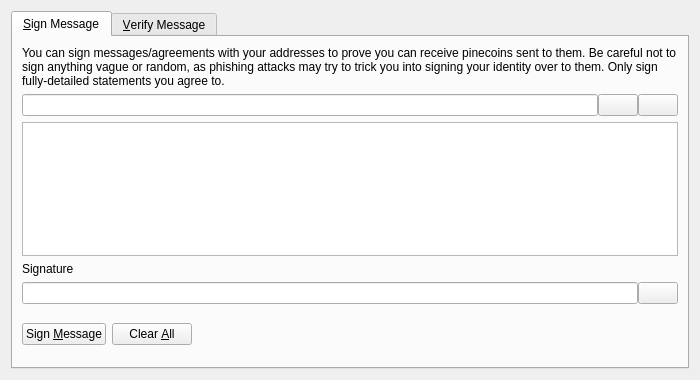
<?xml version="1.0" encoding="UTF-8"?>
<ui version="4.0">
 <class>SignVerifyMessageDialog</class>
 <widget class="QDialog" name="SignVerifyMessageDialog">
  <property name="geometry">
   <rect>
    <x>0</x>
    <y>0</y>
    <width>700</width>
    <height>380</height>
   </rect>
  </property>
  <property name="windowTitle">
   <string>Signatures - Sign / Verify a Message</string>
  </property>
  <property name="modal">
   <bool>true</bool>
  </property>
  <layout class="QVBoxLayout" name="verticalLayout">
   <item>
    <widget class="QTabWidget" name="tabWidget">
     <property name="currentIndex">
      <number>0</number>
     </property>
     <widget class="QWidget" name="tabSignMessage">
      <attribute name="title">
       <string>&amp;Sign Message</string>
      </attribute>
      <layout class="QVBoxLayout" name="verticalLayout_SM">
       <item>
        <widget class="QLabel" name="infoLabel_SM">
         <property name="text">
          <string>You can sign messages/agreements with your addresses to prove you can receive pinecoins sent to them. Be careful not to sign anything vague or random, as phishing attacks may try to trick you into signing your identity over to them. Only sign fully-detailed statements you agree to.</string>
         </property>
         <property name="textFormat">
          <enum>Qt::PlainText</enum>
         </property>
         <property name="wordWrap">
          <bool>true</bool>
         </property>
        </widget>
       </item>
       <item>
        <layout class="QHBoxLayout" name="horizontalLayout_1_SM">
         <property name="spacing">
          <number>0</number>
         </property>
         <item>
          <widget class="QValidatedLineEdit" name="addressIn_SM">
           <property name="toolTip">
            <string>The PineCoin address to sign the message with</string>
           </property>
          </widget>
         </item>
         <item>
          <widget class="QPushButton" name="addressBookButton_SM">
           <property name="toolTip">
            <string>Choose previously used address</string>
           </property>
           <property name="text">
            <string/>
           </property>
           <property name="icon">
            <iconset resource="../pinecoin.qrc">
             <normaloff>:/icons/address-book</normaloff>:/icons/address-book</iconset>
           </property>
           <property name="shortcut">
            <string>Alt+A</string>
           </property>
           <property name="autoDefault">
            <bool>false</bool>
           </property>
          </widget>
         </item>
         <item>
          <widget class="QPushButton" name="pasteButton_SM">
           <property name="toolTip">
            <string>Paste address from clipboard</string>
           </property>
           <property name="text">
            <string/>
           </property>
           <property name="icon">
            <iconset resource="../pinecoin.qrc">
             <normaloff>:/icons/editpaste</normaloff>:/icons/editpaste</iconset>
           </property>
           <property name="shortcut">
            <string>Alt+P</string>
           </property>
           <property name="autoDefault">
            <bool>false</bool>
           </property>
          </widget>
         </item>
        </layout>
       </item>
       <item>
        <widget class="QPlainTextEdit" name="messageIn_SM">
         <property name="toolTip">
          <string>Enter the message you want to sign here</string>
         </property>
        </widget>
       </item>
       <item>
        <widget class="QLabel" name="signatureLabel_SM">
         <property name="text">
          <string>Signature</string>
         </property>
         <property name="textFormat">
          <enum>Qt::PlainText</enum>
         </property>
        </widget>
       </item>
       <item>
        <layout class="QHBoxLayout" name="horizontalLayout_2_SM">
         <property name="spacing">
          <number>0</number>
         </property>
         <item>
          <widget class="QLineEdit" name="signatureOut_SM">
           <property name="font">
            <font>
             <italic>true</italic>
            </font>
           </property>
           <property name="readOnly">
            <bool>true</bool>
           </property>
          </widget>
         </item>
         <item>
          <widget class="QPushButton" name="copySignatureButton_SM">
           <property name="toolTip">
            <string>Copy the current signature to the system clipboard</string>
           </property>
           <property name="text">
            <string/>
           </property>
           <property name="icon">
            <iconset resource="../pinecoin.qrc">
             <normaloff>:/icons/editcopy</normaloff>:/icons/editcopy</iconset>
           </property>
           <property name="autoDefault">
            <bool>false</bool>
           </property>
          </widget>
         </item>
        </layout>
       </item>
       <item>
        <layout class="QHBoxLayout" name="horizontalLayout_3_SM">
         <item>
          <widget class="QPushButton" name="signMessageButton_SM">
           <property name="toolTip">
            <string>Sign the message to prove you own this PineCoin address</string>
           </property>
           <property name="text">
            <string>Sign &amp;Message</string>
           </property>
           <property name="icon">
            <iconset resource="../pinecoin.qrc">
             <normaloff>:/icons/edit</normaloff>:/icons/edit</iconset>
           </property>
           <property name="autoDefault">
            <bool>false</bool>
           </property>
          </widget>
         </item>
         <item>
          <widget class="QPushButton" name="clearButton_SM">
           <property name="toolTip">
            <string>Reset all sign message fields</string>
           </property>
           <property name="text">
            <string>Clear &amp;All</string>
           </property>
           <property name="icon">
            <iconset resource="../pinecoin.qrc">
             <normaloff>:/icons/remove</normaloff>:/icons/remove</iconset>
           </property>
           <property name="autoDefault">
            <bool>false</bool>
           </property>
          </widget>
         </item>
         <item>
          <spacer name="horizontalSpacer_1_SM">
           <property name="orientation">
            <enum>Qt::Horizontal</enum>
           </property>
           <property name="sizeHint" stdset="0">
            <size>
             <width>40</width>
             <height>48</height>
            </size>
           </property>
          </spacer>
         </item>
         <item>
          <widget class="QLabel" name="statusLabel_SM">
           <property name="font">
            <font>
             <weight>75</weight>
             <bold>true</bold>
            </font>
           </property>
           <property name="text">
            <string/>
           </property>
           <property name="wordWrap">
            <bool>true</bool>
           </property>
          </widget>
         </item>
         <item>
          <spacer name="horizontalSpacer_2_SM">
           <property name="orientation">
            <enum>Qt::Horizontal</enum>
           </property>
           <property name="sizeHint" stdset="0">
            <size>
             <width>40</width>
             <height>48</height>
            </size>
           </property>
          </spacer>
         </item>
        </layout>
       </item>
      </layout>
     </widget>
     <widget class="QWidget" name="tabVerifyMessage">
      <attribute name="title">
       <string>&amp;Verify Message</string>
      </attribute>
      <layout class="QVBoxLayout" name="verticalLayout_VM">
       <item>
        <widget class="QLabel" name="infoLabel_VM">
         <property name="text">
          <string>Enter the receiver's address, message (ensure you copy line breaks, spaces, tabs, etc. exactly) and signature below to verify the message. Be careful not to read more into the signature than what is in the signed message itself, to avoid being tricked by a man-in-the-middle attack. Note that this only proves the signing party receives with the address, it cannot prove sendership of any transaction!</string>
         </property>
         <property name="textFormat">
          <enum>Qt::PlainText</enum>
         </property>
         <property name="alignment">
          <set>Qt::AlignLeading|Qt::AlignLeft|Qt::AlignTop</set>
         </property>
         <property name="wordWrap">
          <bool>true</bool>
         </property>
        </widget>
       </item>
       <item>
        <layout class="QHBoxLayout" name="horizontalLayout_1_VM">
         <property name="spacing">
          <number>0</number>
         </property>
         <item>
          <widget class="QValidatedLineEdit" name="addressIn_VM">
           <property name="toolTip">
            <string>The PineCoin address the message was signed with</string>
           </property>
          </widget>
         </item>
         <item>
          <widget class="QPushButton" name="addressBookButton_VM">
           <property name="toolTip">
            <string>Choose previously used address</string>
           </property>
           <property name="text">
            <string/>
           </property>
           <property name="icon">
            <iconset resource="../pinecoin.qrc">
             <normaloff>:/icons/address-book</normaloff>:/icons/address-book</iconset>
           </property>
           <property name="shortcut">
            <string>Alt+A</string>
           </property>
           <property name="autoDefault">
            <bool>false</bool>
           </property>
          </widget>
         </item>
        </layout>
       </item>
       <item>
        <widget class="QPlainTextEdit" name="messageIn_VM"/>
       </item>
       <item>
        <widget class="QValidatedLineEdit" name="signatureIn_VM"/>
       </item>
       <item>
        <layout class="QHBoxLayout" name="horizontalLayout_2_VM">
         <item>
          <widget class="QPushButton" name="verifyMessageButton_VM">
           <property name="toolTip">
            <string>Verify the message to ensure it was signed with the specified PineCoin address</string>
           </property>
           <property name="text">
            <string>Verify &amp;Message</string>
           </property>
           <property name="icon">
            <iconset resource="../pinecoin.qrc">
             <normaloff>:/icons/transaction_0</normaloff>:/icons/transaction_0</iconset>
           </property>
           <property name="autoDefault">
            <bool>false</bool>
           </property>
          </widget>
         </item>
         <item>
          <widget class="QPushButton" name="clearButton_VM">
           <property name="toolTip">
            <string>Reset all verify message fields</string>
           </property>
           <property name="text">
            <string>Clear &amp;All</string>
           </property>
           <property name="icon">
            <iconset resource="../pinecoin.qrc">
             <normaloff>:/icons/remove</normaloff>:/icons/remove</iconset>
           </property>
           <property name="autoDefault">
            <bool>false</bool>
           </property>
          </widget>
         </item>
         <item>
          <spacer name="horizontalSpacer_1_VM">
           <property name="orientation">
            <enum>Qt::Horizontal</enum>
           </property>
           <property name="sizeHint" stdset="0">
            <size>
             <width>40</width>
             <height>48</height>
            </size>
           </property>
          </spacer>
         </item>
         <item>
          <widget class="QLabel" name="statusLabel_VM">
           <property name="font">
            <font>
             <weight>75</weight>
             <bold>true</bold>
            </font>
           </property>
           <property name="text">
            <string/>
           </property>
           <property name="wordWrap">
            <bool>true</bool>
           </property>
          </widget>
         </item>
         <item>
          <spacer name="horizontalSpacer_2_VM">
           <property name="orientation">
            <enum>Qt::Horizontal</enum>
           </property>
           <property name="sizeHint" stdset="0">
            <size>
             <width>40</width>
             <height>48</height>
            </size>
           </property>
          </spacer>
         </item>
        </layout>
       </item>
      </layout>
     </widget>
    </widget>
   </item>
  </layout>
 </widget>
 <customwidgets>
  <customwidget>
   <class>QValidatedLineEdit</class>
   <extends>QLineEdit</extends>
   <header>qt/qvalidatedlineedit.h</header>
  </customwidget>
 </customwidgets>
 <resources>
  <include location="../pinecoin.qrc"/>
 </resources>
 <connections/>
</ui>
